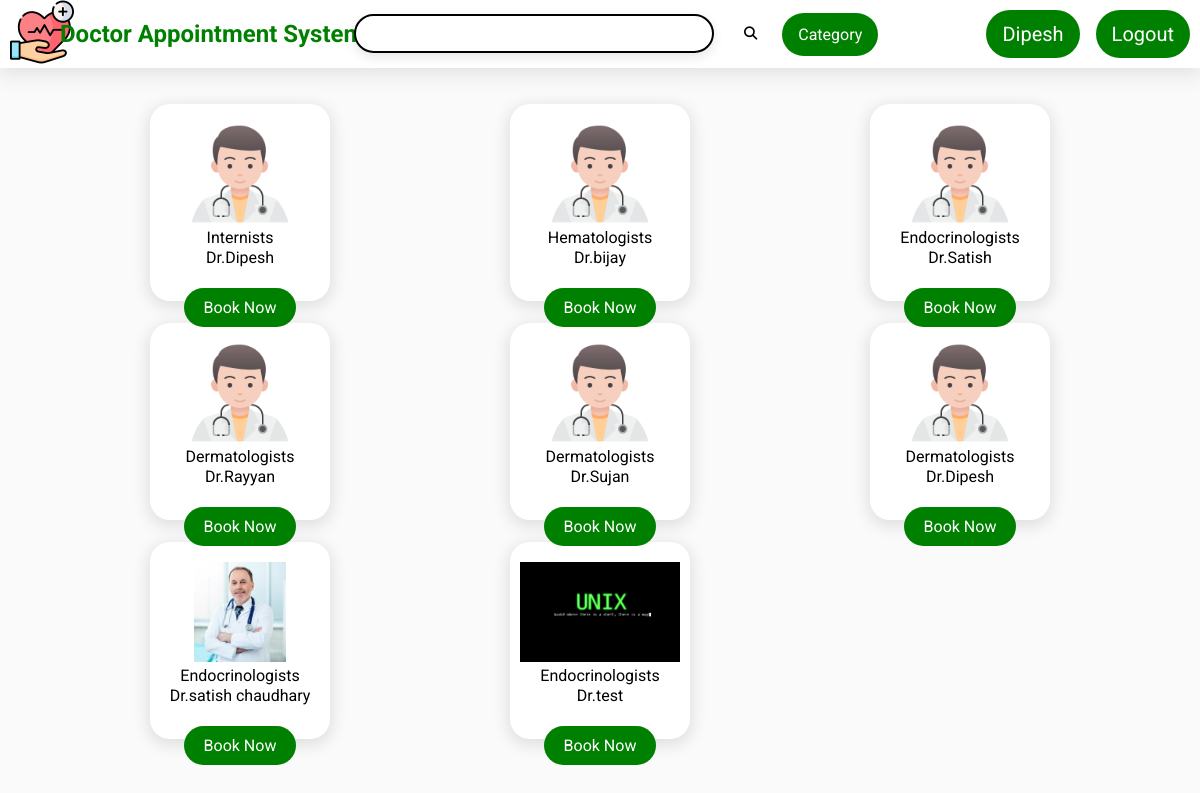
Screenshot of /index.php?success (signed in) with the database file from the repository.
### tables this page shows
CREATE TABLE `doctors` (
  `d_id` int NOT NULL,
  `d_fullname` varchar(255) NOT NULL,
  `d_username` varchar(255) NOT NULL,
  `d_email` varchar(255) NOT NULL,
  `d_phone` bigint NOT NULL,
  `d_password` varchar(255) NOT NULL,
  `d_category` varchar(255) NOT NULL,
  `d_cilinics` varchar(255) NOT NULL,
  `d_clocation` varchar(255) NOT NULL,
  `d_imagesource` varchar(250) NOT NULL,
  `d_image` varchar(200) NOT NULL,
  `d_experienced` int NOT NULL,
  `d_qualification` varchar(200) NOT NULL
);

### index.php (called while the page is built)
<?php
include "header.php";
include "card.php";
include "footer.php";
?>

### classes/doctor_data.php (called while the page is built, shortened)
<?php
class doctorData extends dbh_connection{
    public function get_Doctor_Data(){
        $query = 'SELECT * FROM doctors LIMIT 8';
        $stmt = $this->connect()->prepare($query);
        if(!$stmt->execute([])){
            header('location:../index.php?stmtfailed');
            exit();
        }
        $doctorData = $stmt->fetchAll();
        return $doctorData;
    }
}
$d_data = new doctorData();
?>

### includes/dbh.inc.php (called while the page is built)
<?php
class dbh_connection{
    protected function connect(){
        try{
            $host = 'localhost';
            $username = 'root';
            $password = 'newpassword';
            $dbname = 'Appointment';
            $pdo = new PDO("mysql:host=$host;dbname=$dbname",$username,$password);
            $pdo->setAttribute(PDO::ATTR_ERRMODE, PDO::ERRMODE_EXCEPTION);
            return $pdo;
        }
        catch(PDOException $e){
            die(''.$e->getMessage());
        }
    }
}
?>

### card.php (the view, shortened to what this page needs)
<div class="container">
<?php
$doctors = $d_data->get_Doctor_Data();
 if($doctors){
foreach ($doctors as $key => $doctor){
  $doctor_id = $doctor['d_id'];
     echo '
    <div class="card" id="card-'.($key+1).'">
    <img src="'.$doctor['d_image'].'" alt="">
    <p class="specilaist">'.$doctor['d_category'].'</p>
    <p class="name">Dr.'.$doctor['d_fullname'].'</p>
    <a href="Book.php?doctor_id='. $doctor_id.'">Book Now</a>
    </div>
    ';
  }
}
  ?>
</div>

### css/style.css (style rules this page uses)
* { margin: 0; padding: 0; box-sizing: border-box; list-style: none; font-family: "Roboto", serif; }
.container { min-height: 80vh; display: grid; grid-template-columns: repeat(auto-fit,minmax(320px,1fr)); width: 90%; margin: 0 auto; }
.card { text-align: center; height: 90%; width: 50%; margin-top: 10%; margin-left: 25%; box-shadow: 0px 4px 15px 3px rgba(0,0,0,0.1); transition: box-shadow 0.3s ease , transform 0.4s ease; background: white; border-radius: 20px; }
.card > img { height: 100px; margin-top: 20px; }
.card > p { line-height: 20px; }
.card > a { position: relative; top: 30px; padding: 10px 20px; border-radius: 90px; background-color: green; color: #fff; }

### css/nav.css (style rules this page uses)
* { margin: 0; padding: 0; box-sizing: border-box; list-style: none; text-decoration: none; font-family: "Roboto", sans-serif; }
body { background: #fafafa; }
a { text-decoration: none; }

### rows the page displays
doctors: d_category "Internists", d_fullname "Dipesh"
doctors: d_category "Hematologists", d_fullname "bijay"
doctors: d_image (picture), d_category "Endocrinologists", d_fullname "Satish"
doctors: d_image (picture), d_category "Dermatologists", d_fullname "Rayyan"
doctors: d_image (picture), d_category "Dermatologists", d_fullname "Sujan"
doctors: d_image (picture), d_category "Dermatologists", d_fullname "Dipesh"
doctors: d_image (picture), d_category "Endocrinologists", d_fullname "satish chaudhary"
doctors: d_image (picture), d_category "Endocrinologists", d_fullname "test"

### other values shown
$_SESSION['user_firstname'] "Dipesh"
